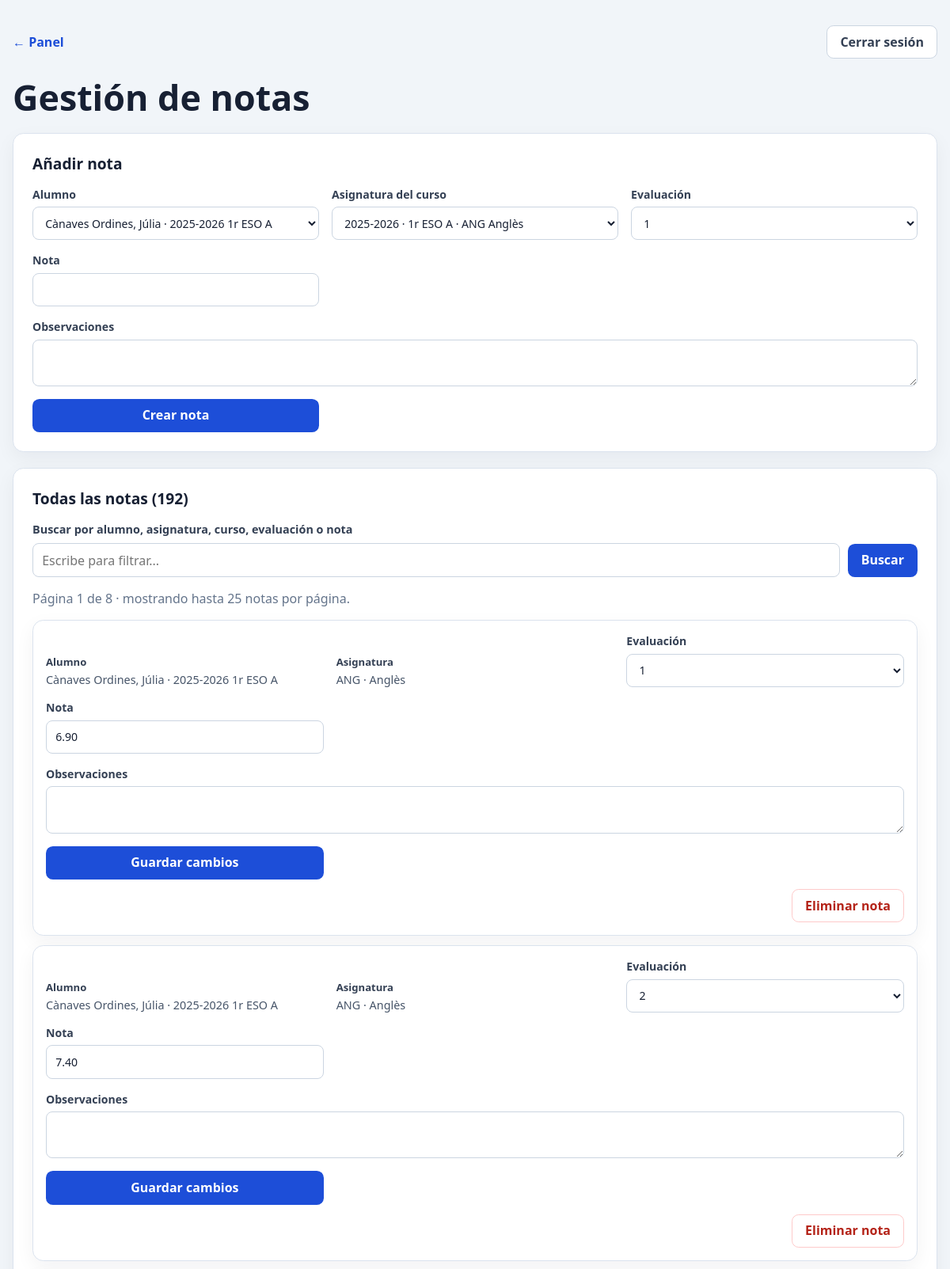
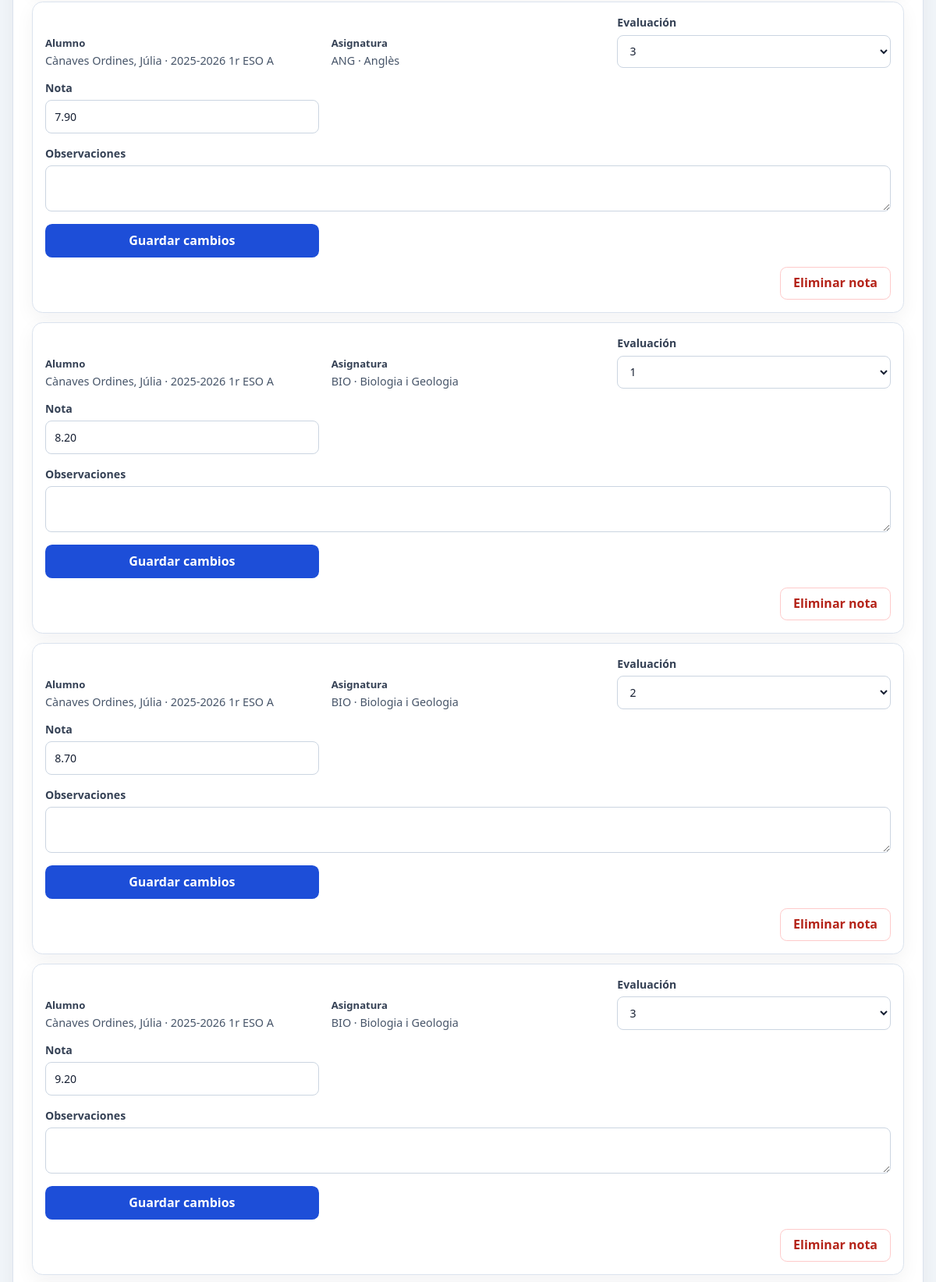
Page /vistas/administracion/adm_notas.php (signed in, upper part) on the committed database (2 pictures, top to bottom).
### tables this page shows
CREATE TABLE tb_notas (
    id_nota              INT UNSIGNED NOT NULL AUTO_INCREMENT,
    id_alumno            INT UNSIGNED NOT NULL,
    id_curso_asignatura  INT UNSIGNED NOT NULL,
    id_curso             INT UNSIGNED NOT NULL,
    evaluacion           TINYINT UNSIGNED NOT NULL DEFAULT 1,
    nota                 DECIMAL(4,2) NOT NULL,
    observaciones        VARCHAR(255) NULL,
    PRIMARY KEY (id_nota),
    UNIQUE KEY uq_nota_alumno_asignatura_evaluacion
        (id_alumno, id_curso_asignatura, evaluacion),
    CONSTRAINT chk_nota_evaluacion CHECK (evaluacion BETWEEN 1 AND 3),
    CONSTRAINT chk_nota_rango CHECK (nota BETWEEN 0 AND 10),
    FOREIGN KEY (id_alumno, id_curso) REFERENCES tb_alumnos (id_alumno, id_curso),
    FOREIGN KEY (id_curso_asignatura, id_curso)
        REFERENCES tb_curso_asignatura (id_curso_asignatura, id_curso)
);

CREATE TABLE tb_usuarios (
    id_usuario  INT UNSIGNED NOT NULL AUTO_INCREMENT,
    id_rol      INT UNSIGNED NOT NULL,
    nombre      VARCHAR(60)  NOT NULL,
    apellidos   VARCHAR(100) NOT NULL,
    email       VARCHAR(120) NOT NULL,
    password    VARCHAR(255) NOT NULL,
    PRIMARY KEY (id_usuario),
    UNIQUE KEY uq_usuarios_email (email),
    FOREIGN KEY (id_rol) REFERENCES tb_roles (id_rol)
);

CREATE TABLE tb_grado_academico (
    id_grado      INT UNSIGNED NOT NULL AUTO_INCREMENT,
    nombre        VARCHAR(9)   NOT NULL,         
    fecha_inicio  DATE         NOT NULL,
    fecha_fin     DATE         NOT NULL,
    PRIMARY KEY (id_grado)
);

CREATE TABLE tb_curso (
    id_curso  INT UNSIGNED NOT NULL AUTO_INCREMENT,
    id_grado  INT UNSIGNED NOT NULL,
    nombre    VARCHAR(60)  NOT NULL,
    etapa     VARCHAR(40)  NOT NULL,             
    nivel     TINYINT UNSIGNED NOT NULL,
    grupo     CHAR(1)      NOT NULL DEFAULT 'A',
    PRIMARY KEY (id_curso),
    FOREIGN KEY (id_grado) REFERENCES tb_grado_academico (id_grado)
);

CREATE TABLE tb_asignatura (
    id_asignatura  INT UNSIGNED NOT NULL AUTO_INCREMENT,
    codigo         VARCHAR(10)  NOT NULL,
    nombre         VARCHAR(80)  NOT NULL,
    PRIMARY KEY (id_asignatura)
);

### procesos/administracion/adm_consultar_notas.php (called while the page is built, shortened)
<?php
require_once __DIR__ . '/adm_acceso.php';
$adm_pagina = filter_input(INPUT_GET, 'adm_pagina', FILTER_VALIDATE_INT);
if (!is_int($adm_pagina) || $adm_pagina < 1) {
    $adm_pagina = 1;
}
$adm_id_alumno_filtro = filter_input(INPUT_GET, 'adm_id_alumno', FILTER_VALIDATE_INT);
if (!is_int($adm_id_alumno_filtro) || $adm_id_alumno_filtro < 1) {
    $adm_id_alumno_filtro = null;
}
$adm_busqueda = trim(is_string($_GET['adm_busqueda'] ?? null) ? $_GET['adm_busqueda'] : '');
if (preg_match('/^.{0,100}/us', $adm_busqueda, $adm_coincidencias_busqueda) === 1) {
    $adm_busqueda = $adm_coincidencias_busqueda[0];
} else {
    $adm_busqueda = '';
}
$adm_condiciones = [];
$adm_parametros = [];
$adm_where = $adm_condiciones === [] ? '' : ' WHERE ' . implode(' AND ', $adm_condiciones);
$adm_por_pagina = 25;
$adm_alumnos = $conexion->query(
    'SELECT a.id_alumno,u.nombre,u.apellidos,c.nombre AS curso,g.nombre AS grado
     FROM tb_alumnos a
     INNER JOIN tb_usuarios u ON u.id_usuario=a.id_usuario
     INNER JOIN tb_curso c ON c.id_curso=a.id_curso
     INNER JOIN tb_grado_academico g ON g.id_grado=c.id_grado
     ORDER BY g.fecha_inicio DESC,c.nombre,u.apellidos'
)->fetchAll();
$adm_alumno_filtrado = null;
$adm_total_consulta = $conexion->prepare(
    'SELECT COUNT(*)
     FROM tb_notas n
     INNER JOIN tb_alumnos a ON a.id_alumno=n.id_alumno
     INNER JOIN tb_usuarios u ON u.id_usuario=a.id_usuario
     INNER JOIN tb_curso c ON c.id_curso=a.id_curso
     INNER JOIN tb_grado_academico g ON g.id_grado=c.id_grado
     INNER JOIN tb_curso_asignatura ca ON ca.id_curso_asignatura=n.id_curso_asignatura
     INNER JOIN tb_asignatura s ON s.id_asignatura=ca.id_asignatura'
     . $adm_where
);
$adm_total_consulta->execute($adm_parametros);
$adm_total_notas = (int) $adm_total_consulta->fetchColumn();
$adm_numero_paginas = max(1, (int) ceil($adm_total_notas / $adm_por_pagina));
$adm_pagina = min($adm_pagina, $adm_numero_paginas);
$adm_offset = ($adm_pagina - 1) * $adm_por_pagina;
$adm_notas_consulta = $conexion->prepare(
    'SELECT n.id_nota,n.id_alumno,n.id_curso_asignatura,n.evaluacion,n.nota,n.observaciones,
            u.nombre AS alumno_nombre,u.apellidos AS alumno_apellidos,
            c.nombre AS curso_nombre,g.nombre AS grado_nombre,
            s.codigo AS asignatura_codigo,s.nombre AS asignatura_nombre
     FROM tb_notas n
     INNER JOIN tb_alumnos a ON a.id_alumno=n.id_alumno
     INNER JOIN tb_usuarios u ON u.id_usuario=a.id_usuario
     INNER JOIN tb_curso c ON c.id_curso=a.id_curso
     INNER JOIN tb_grado_academico g ON g.id_grado=c.id_grado
     INNER JOIN tb_curso_asignatura ca ON ca.id_curso_asignatura=n.id_curso_asignatura
     INNER JOIN tb_asignatura s ON s.id_asignatura=ca.id_asignatura
     ' . $adm_where . '
     ORDER BY g.fecha_inicio DESC,c.nombre,u.apellidos,s.nombre,n.evaluacion'
     . ' LIMIT :limite OFFSET :desplazamiento'
);
$adm_notas_consulta->bindValue(':limite', $adm_por_pagina, PDO::PARAM_INT);
$adm_notas_consulta->bindValue(':desplazamiento', $adm_offset, PDO::PARAM_INT);
$adm_notas_consulta->execute();
$adm_notas = $adm_notas_consulta->fetchAll();
$adm_curso_asignaturas = $conexion->query(
    'SELECT ca.id_curso_asignatura,c.nombre AS curso,g.nombre AS grado,
            s.codigo,s.nombre AS asignatura
     FROM tb_curso_asignatura ca
     INNER JOIN tb_curso c ON c.id_curso=ca.id_curso
     INNER JOIN tb_grado_academico g ON g.id_grado=c.id_grado
     INNER JOIN tb_asignatura s ON s.id_asignatura=ca.id_asignatura
     ORDER BY g.fecha_inicio DESC,c.nombre,s.nombre'
)->fetchAll();

### procesos/administracion/adm_acceso.php (called while the page is built, shortened)
<?php
function adm_escapar(mixed $adm_valor): string
{
    return htmlspecialchars((string) $adm_valor, ENT_QUOTES | ENT_SUBSTITUTE, 'UTF-8');
}

### vistas/administracion/adm_notas.php (the view, shortened to what this page needs)
<?php
require_once __DIR__ . '/../../procesos/administracion/adm_consultar_notas.php';
?>
<!DOCTYPE html>
<html lang="es">
<head><meta charset="UTF-8"><meta name="viewport" content="width=device-width, initial-scale=1.0"><title>Notas | Administración Gnotas</title><link rel="stylesheet" href="../css/adm_administracion.css"></head>
<body>
<main class="adm-contenedor">
    <nav class="adm-barra">
        <a href="<?= $adm_alumno_filtrado !== null ? 'adm_alumnos.php#adm-alumno-' . (int) $adm_alumno_filtrado['id_alumno'] : 'adm_panel.php' ?>"><?= $adm_alumno_filtrado !== null ? '← Ficha del alumno' : '← Panel' ?></a>
        <form action="../../procesos/cerrar_sesion.php" method="post"><button class="adm-boton adm-boton-secundario">Cerrar sesión</button></form>
    </nav>
    <h1><?= $adm_alumno_filtrado !== null ? 'Notas de ' . adm_escapar($adm_alumno_filtrado['nombre'] . ' ' . $adm_alumno_filtrado['apellidos']) : 'Gestión de notas' ?></h1>
    <section class="adm-panel">
        <h2>Añadir nota</h2>
        <form class="adm-formulario adm-grid" action="../../procesos/administracion/adm_guardar_nota.php" method="post">
            <label>Alumno<select name="adm_id_alumno" required><?php foreach ($adm_alumnos as $adm_alumno): ?><option value="<?= (int) $adm_alumno['id_alumno'] ?>" <?= (int) $adm_alumno['id_alumno'] === $adm_id_alumno_filtro ? 'selected' : '' ?>><?= adm_escapar($adm_alumno['apellidos'] . ', ' . $adm_alumno['nombre'] . ' · ' . $adm_alumno['grado'] . ' ' . $adm_alumno['curso']) ?></option><?php endforeach; ?></select></label>
            <label>Asignatura del curso<select name="adm_id_curso_asignatura" required><?php foreach ($adm_curso_asignaturas as $adm_relacion): ?><option value="<?= (int) $adm_relacion['id_curso_asignatura'] ?>"><?= adm_escapar($adm_relacion['grado'] . ' · ' . $adm_relacion['curso'] . ' · ' . $adm_relacion['codigo'] . ' ' . $adm_relacion['asignatura']) ?></option><?php endforeach; ?></select></label>
            <label>Evaluación<select name="adm_evaluacion" required><option value="1">1</option><option value="2">2</option><option value="3">3</option></select></label>
            <label>Nota<input type="number" name="adm_nota" min="0" max="10" step="0.01" required></label>
            <label class="adm-campo-completo">Observaciones<textarea name="adm_observaciones" maxlength="255" rows="2"></textarea></label>
            <button class="adm-boton" type="submit">Crear nota</button>
        </form>
    </section>
    <section class="adm-panel">
        <h2><?= $adm_alumno_filtrado !== null ? 'Notas del alumno' : 'Todas las notas' ?> (<?= $adm_total_notas ?>)</h2>
        <form class="adm-busqueda-form" method="get" role="search">
            <label class="adm-busqueda" for="adm-busqueda-notas">Buscar por alumno, asignatura, curso, evaluación o nota</label>
            <div class="adm-busqueda-controles">
                <input id="adm-busqueda-notas" type="search" name="adm_busqueda" value="<?= adm_escapar($adm_busqueda) ?>" maxlength="100" placeholder="Escribe para filtrar..." autocomplete="off">
                <button class="adm-boton" type="submit">Buscar</button>
            </div>
        </form>
        <p class="adm-subtitulo">Página <?= $adm_pagina ?> de <?= $adm_numero_paginas ?> · mostrando hasta <?= $adm_por_pagina ?> notas por página.</p>
        <div class="adm-registros">
        <?php foreach ($adm_notas as $adm_nota_fila): ?>
            <div class="adm-registro adm-nota-registro">
                <form class="adm-formulario adm-grid" action="../../procesos/administracion/adm_guardar_nota.php" method="post">
                    <p class="adm-dato-nota"><strong>Alumno</strong><?= adm_escapar($adm_nota_fila['alumno_apellidos'] . ', ' . $adm_nota_fila['alumno_nombre'] . ' · ' . $adm_nota_fila['grado_nombre'] . ' ' . $adm_nota_fila['curso_nombre']) ?></p>
                    <p class="adm-dato-nota"><strong>Asignatura</strong><?= adm_escapar($adm_nota_fila['asignatura_codigo'] . ' · ' . $adm_nota_fila['asignatura_nombre']) ?></p>
                    <label>Evaluación<select name="adm_evaluacion"><?php for ($adm_eval = 1; $adm_eval <= 3; $adm_eval++): ?><option value="<?= $adm_eval ?>" <?= $adm_eval === (int) $adm_nota_fila['evaluacion'] ? 'selected' : '' ?>><?= $adm_eval ?></option><?php endfor; ?></select></label>
                    <label>Nota<input type="number" name="adm_nota" value="<?= adm_escapar($adm_nota_fila['nota']) ?>" min="0" max="10" step="0.01" required></label>
                    <label class="adm-campo-completo">Observaciones<textarea name="adm_observaciones" maxlength="255" rows="2"><?= adm_escapar($adm_nota_fila['observaciones'] ?? '') ?></textarea></label>
                    <button class="adm-boton" type="submit">Guardar cambios</button>
                </form>
                <form action="../../procesos/administracion/adm_eliminar_nota.php" method="post" onsubmit="return confirm('¿Eliminar esta nota definitivamente?');"><input type="hidden" name="adm_id_nota" value="<?= (int) $adm_nota_fila['id_nota'] ?>"><button class="adm-boton adm-boton-peligro" type="submit">Eliminar nota</button></form>
            </div>
        <?php endforeach; ?>
        </div>
    </section>
</main>
</body>
</html>

### vistas/css/adm_administracion.css (style rules this page uses)
* { box-sizing: border-box; }
body { min-height: 100vh; margin: 0; padding: 2rem 1rem 4rem; background: #f1f5f9; color: #172033; font-family: system-ui, sans-serif; }
.adm-contenedor { width: min(100%, 78rem); margin: 0 auto; }
.adm-cabecera, .adm-barra { display: flex; align-items: flex-start; justify-content: space-between; gap: 1.25rem; }
.adm-barra { align-items: center; margin-bottom: 1.5rem; }
.adm-barra form, .adm-cabecera form { margin: 0; }
.adm-barra > a { color: #1d4ed8; font-weight: 650; text-decoration: none; }
h1, h2, p { margin-top: 0; }
h1 { margin-bottom: .4rem; font-size: clamp(2rem, 5vw, 2.8rem); line-height: 1.1; }
h2 { margin-bottom: 1rem; font-size: 1.2rem; }
.adm-subtitulo { margin: 0; color: #64748b; }
.adm-boton { display: inline-flex; min-height: 2.65rem; align-items: center; justify-content: center; padding: .6rem 1rem; border: 1px solid transparent; border-radius: .55rem; background: #1d4ed8; color: #fff; font: inherit; font-weight: 650; line-height: 1.2; text-decoration: none; cursor: pointer; transition: background-color .15s ease, border-color .15s ease; }
.adm-boton-secundario { border-color: #cbd5e1; background: #fff; color: #344054; }
.adm-boton-peligro { border-color: #fecaca; background: #fff; color: #b42318; }
.adm-tarjeta, .adm-panel, .adm-modulos a, .adm-registro, .adm-mensaje { border: 1px solid #dbe3ee; border-radius: .85rem; background: #fff; box-shadow: 0 .5rem 1.5rem rgb(15 23 42 / 5%); }
.adm-panel { margin-top: 1.25rem; padding: clamp(1rem, 3vw, 1.5rem); }
.adm-busqueda { display: grid; gap: .5rem; max-width: 42rem; margin: 0 0 1rem; color: #344054; font-size: .9rem; font-weight: 650; }
.adm-busqueda input, .adm-busqueda-controles input { width: 100%; min-height: 2.65rem; padding: .6rem .7rem; border: 1px solid #cbd5e1; border-radius: .5rem; background: #fff; color: #172033; font: inherit; font-weight: 400; }
.adm-busqueda-form { display: grid; gap: .5rem; margin: 1rem 0; }
.adm-busqueda-form .adm-busqueda { margin: 0; }
.adm-busqueda-controles { display: flex; align-items: center; flex-wrap: wrap; gap: .6rem; }
.adm-busqueda-controles input { flex: 1 1 16rem; }
.adm-formulario { min-width: 0; }
.adm-grid { display: grid; grid-template-columns: repeat(3, minmax(0, 1fr)); align-items: end; gap: 1rem; }
.adm-formulario label { display: grid; min-width: 0; gap: .4rem; color: #344054; font-size: .88rem; font-weight: 650; }
.adm-formulario input, .adm-formulario select, .adm-formulario textarea { width: 100%; min-height: 2.65rem; padding: .6rem .7rem; border: 1px solid #cbd5e1; border-radius: .5rem; background: #fff; color: #172033; font: inherit; font-weight: 400; }
.adm-formulario textarea { resize: vertical; }
.adm-campo-completo { grid-column: 1 / -1; }
.adm-registros { display: grid; gap: .75rem; margin-top: 1rem; }
.adm-registro { padding: 1rem; }
.adm-nota-registro { display: grid; gap: .75rem; }
.adm-dato-nota { display: grid; gap: .25rem; align-content: end; margin: 0; color: #475569; font-size: .9rem; }
.adm-dato-nota strong { color: #344054; font-size: .82rem; }
.adm-nota-registro > form:last-child { justify-self: end; }

### rows in the picture
tb_notas: tb_usuarios.apellidos+nombre "Cànaves Ordines, Júlia · 2025-2026 1r ESO A", tb_asignatura.codigo+nombre "ANG · Anglès", adm_evaluacion "1", adm_nota "6.90"
tb_notas: tb_usuarios.apellidos+nombre "Cànaves Ordines, Júlia · 2025-2026 1r ESO A", tb_asignatura.codigo+nombre "ANG · Anglès", adm_evaluacion "2", adm_nota "7.40"
tb_notas: tb_usuarios.apellidos+nombre "Cànaves Ordines, Júlia · 2025-2026 1r ESO A", tb_asignatura.codigo+nombre "ANG · Anglès", adm_evaluacion "3", adm_nota "7.90"
tb_notas: tb_usuarios.apellidos+nombre "Cànaves Ordines, Júlia · 2025-2026 1r ESO A", tb_asignatura.codigo+nombre "BIO · Biologia i Geologia", adm_evaluacion "1", adm_nota "8.20"
tb_notas: tb_usuarios.apellidos+nombre "Cànaves Ordines, Júlia · 2025-2026 1r ESO A", tb_asignatura.codigo+nombre "BIO · Biologia i Geologia", adm_evaluacion "2", adm_nota "8.70"
tb_notas: tb_usuarios.apellidos+nombre "Cànaves Ordines, Júlia · 2025-2026 1r ESO A", tb_asignatura.codigo+nombre "BIO · Biologia i Geologia", adm_evaluacion "3", adm_nota "9.20"

### other values in the picture
$adm_total_notas "192"
$adm_pagina "1"
$adm_numero_paginas "8"
$adm_por_pagina "25"
form field adm_id_alumno "Cànaves Ordines, Júlia · 2025-2026 1r ESO A"
form field adm_id_curso_asignatura "2025-2026 · 1r ESO A · ANG Anglès"
